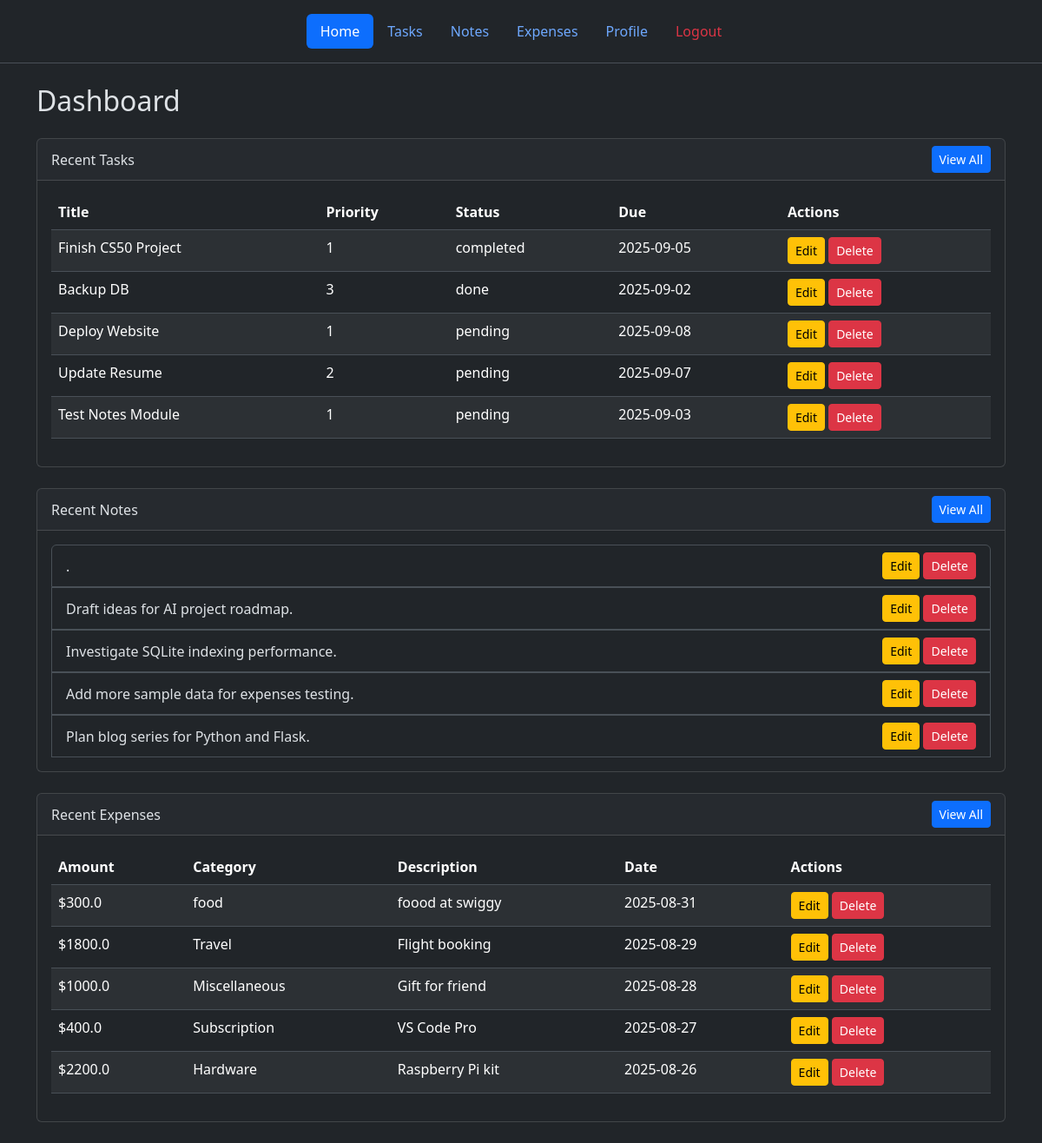
Before: /dashboard (signed in) with the older database file.
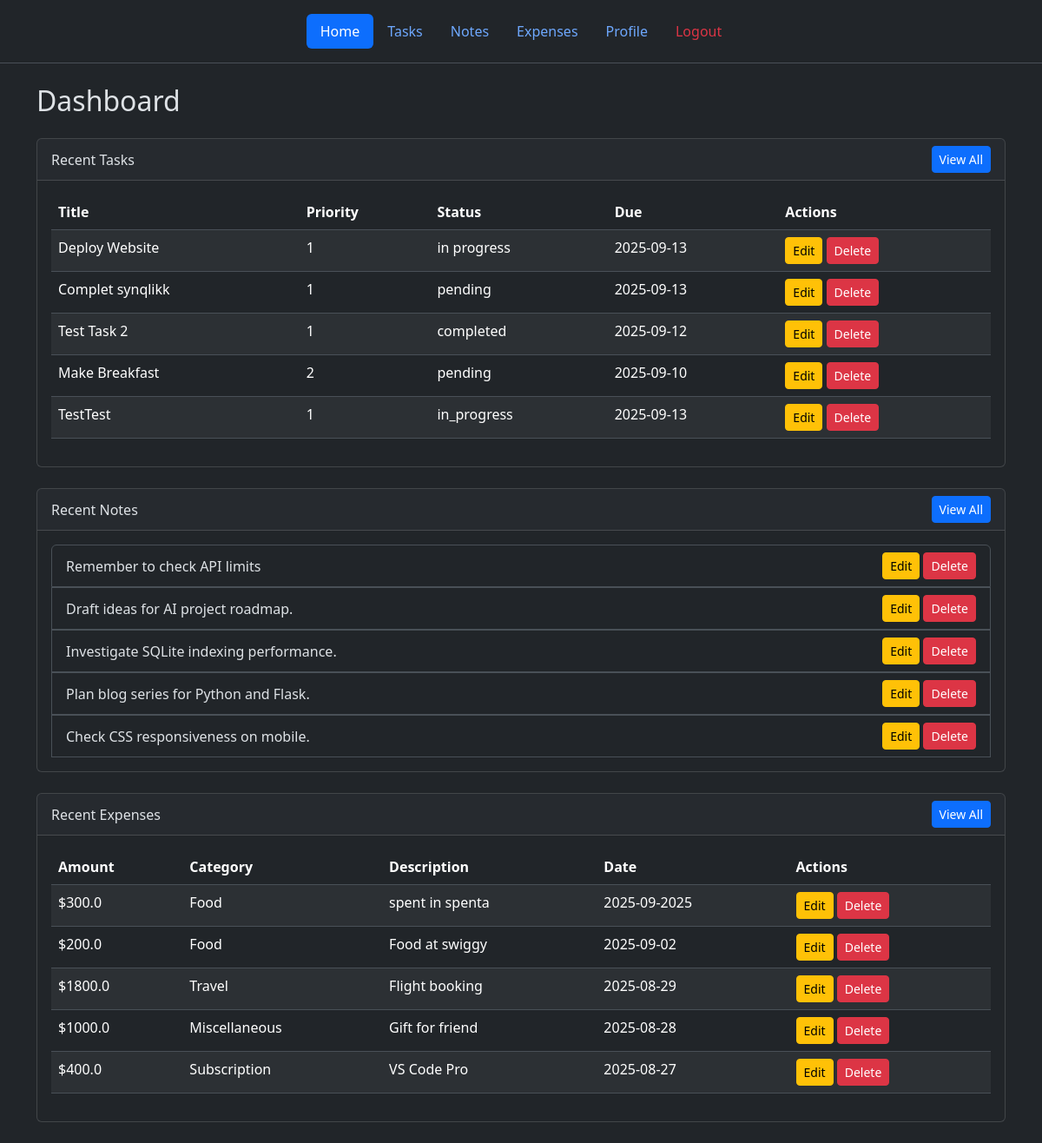
After: the same page with the newer database file.
### tables this page shows
CREATE TABLE tasks (
  id TEXT PRIMARY KEY,            -- UUID v4
  user_id TEXT NOT NULL,
  title TEXT NOT NULL,
  description TEXT,
  due_date TEXT,                  -- ISO 8601 Date or DateTime
  priority INTEGER DEFAULT 2,     -- 1=High, 2=Medium, 3=Low
  status TEXT DEFAULT 'pending',  -- 'pending' or 'done'
  is_deleted INTEGER DEFAULT 0,
  deleted_at TEXT,
  last_modified TEXT DEFAULT (strftime('%Y-%m-%dT%H:%M:%SZ','now')),
  synced INTEGER DEFAULT 0,       -- 0=not synced, 1=synced
  FOREIGN KEY(user_id) REFERENCES users(id)
);

CREATE TABLE notes (
  id TEXT PRIMARY KEY,            -- UUID v4
  user_id TEXT NOT NULL,
  content TEXT NOT NULL,
  is_deleted INTEGER DEFAULT 0,
  deleted_at TEXT,
  last_modified TEXT DEFAULT (strftime('%Y-%m-%dT%H:%M:%SZ','now')),
  synced INTEGER DEFAULT 0,
  FOREIGN KEY(user_id) REFERENCES users(id)
);

CREATE TABLE expenses (
  id TEXT PRIMARY KEY,            -- UUID v4
  user_id TEXT NOT NULL,
  amount REAL NOT NULL,
  category TEXT NOT NULL,
  description TEXT,
  date TEXT NOT NULL,             -- ISO 8601 Date YYYY-MM-DD
  is_deleted INTEGER DEFAULT 0,
  deleted_at TEXT,
  last_modified TEXT DEFAULT (strftime('%Y-%m-%dT%H:%M:%SZ','now')),
  synced INTEGER DEFAULT 0,
  FOREIGN KEY(user_id) REFERENCES users(id)
);

### web/routes.py (the view)
@main_bp.route("/dashboard")
@login_required
def dashboard():
    user_id = session["user_id"]
    db_path = current_app.config["DB_PATH"]
    tasks = get_tasks(db_path, user_id)
    notes = get_notes(db_path, user_id)
    expenses = get_expenses(db_path, user_id)
    return render_template("dashboard.html", tasks=tasks, notes=notes, expenses=expenses)

### web/models.py (called while the page is built)
def get_tasks(db_path, user_id, search_term=None, status=None, priority=None, due_date=None):
    query = "SELECT * FROM tasks WHERE user_id=? AND is_deleted=0"
    params = [user_id]
    if search_term:
        query += " AND (title LIKE ? OR description LIKE ?)"
        params.extend([f'%{search_term}%', f'%{search_term}%'])
    if status:
        query += " AND status = ?"
        params.append(status)
    if priority:
        query += " AND priority = ?"
        params.append(priority)
    if due_date:
        query += " AND due_date = ?"
        params.append(due_date)
    query += " ORDER BY last_modified DESC"
    with get_db_connection(db_path) as conn:
        return conn.execute(query, tuple(params)).fetchall()

def get_notes(db_path, user_id, search_term=None):
    query = "SELECT * FROM notes WHERE user_id=? AND is_deleted=0"
    params = [user_id]
    if search_term:
        query += " AND content LIKE ?"
        params.append(f'%{search_term}%')
    query += " ORDER BY last_modified DESC"
    with get_db_connection(db_path) as conn:
        return conn.execute(query, tuple(params)).fetchall()

### web/templates/dashboard.html (shortened to what this page needs)
{% extends "base.html" %}
{% block content %}
<div class="container mt-4">
  <h2 class="mb-4">Dashboard</h2>
  <div class="card mb-4">
    <div class="card-header d-flex justify-content-between align-items-center">
      <span>Recent Tasks</span>
      <a href="{{ url_for('main_bp.tasks_page') }}" class="btn btn-sm btn-primary">View All</a>
    </div>
    <div class="card-body">
      {% if tasks %}
      <table class="table table-striped table-hover">
        <thead>
          <tr>
            <th>Title</th>
            <th>Priority</th>
            <th>Status</th>
            <th>Due</th>
            <th>Actions</th>
          </tr>
        </thead>
        <tbody>
          {% for task in tasks[:5] %}
          <tr>
            <td>{{ task.title }}</td>
            <td>{{ task.priority }}</td>
            <td>{{ task.status }}</td>
            <td>{{ task.due_date }}</td>
            <td>
              <button class="btn btn-sm btn-warning" data-bs-toggle="modal" data-bs-target="#editTask{{ task.id }}">
                Edit
              </button>
              <form method="POST" action="{{ url_for('main_bp.remove_task', task_id=task.id) }}" class="d-inline">
                <button type="submit" class="btn btn-sm btn-danger">Delete</button>
              </form>
            </td>
          </tr>
          {% endfor %}
        </tbody>
      </table>
      {% else %}
      <p class="text-muted">No tasks yet.</p>
      {% endif %}
    </div>
  </div>
  <div class="card mb-4">
    <div class="card-header d-flex justify-content-between align-items-center">
      <span>Recent Notes</span>
      <a href="{{ url_for('main_bp.notes_page') }}" class="btn btn-sm btn-primary">View All</a>
    </div>
    <div class="card-body">
      {% if notes %}
      <ul class="list-group">
        {% for note in notes[:5] %}
        <li class="list-group-item d-flex justify-content-between align-items-center">
          {{ note.content }}
          <div>
            <button class="btn btn-sm btn-warning" data-bs-toggle="modal" data-bs-target="#editNote{{ note.id }}">
              Edit
            </button>
            <form method="POST" action="{{ url_for('main_bp.remove_note', note_id=note.id) }}" class="d-inline">
              <button type="submit" class="btn btn-sm btn-danger">Delete</button>
            </form>
          </div>
        </li>
        {% endfor %}
      </ul>
      {% else %}
      <p class="text-muted">No notes yet.</p>
      {% endif %}
    </div>
  </div>
  <div class="card mb-4">
    <div class="card-header d-flex justify-content-between align-items-center">
      <span>Recent Expenses</span>
      <a href="{{ url_for('main_bp.expenses_page') }}" class="btn btn-sm btn-primary">View All</a>
    </div>
    <div class="card-body">
      {% if expenses %}
      <table class="table table-striped table-hover">
        <thead>
          <tr>
            <th>Amount</th>
            <th>Category</th>
            <th>Description</th>
            <th>Date</th>
            <th>Actions</th>
          </tr>
        </thead>
        <tbody>
          {% for expense in expenses[:5] %}
          <tr>
            <td>${{ expense.amount }}</td>
            <td>{{ expense.category }}</td>
            <td>{{ expense.description }}</td>
            <td>{{ expense.date }}</td>
            <td>
              <button class="btn btn-sm btn-warning" data-bs-toggle="modal" data-bs-target="#editExpense{{ expense.id }}">
                Edit
              </button>
              <form method="POST" action="{{ url_for('main_bp.remove_expense', expense_id=expense.id) }}" class="d-inline">
                <button type="submit" class="btn btn-sm btn-danger">Delete</button>
              </form>
            </td>
          </tr>
          {% endfor %}
        </tbody>
      </table>
      {% else %}
      <p class="text-muted">No expenses yet.</p>
      {% endif %}
    </div>
  </div>
</div>
{% endblock %}

Changed rows visible on the page:
no longer on this page (row unchanged): tasks: title "Finish CS50 Project", priority "1", status "completed", due_date "2025-09-05"
no longer on this page (row unchanged): tasks: title "Backup DB", priority "3", status "done", due_date "2025-09-02"
no longer on this page (row unchanged): tasks: title "Update Resume", priority "2", status "pending", due_date "2025-09-07"
no longer on this page (row unchanged): tasks: title "Test Notes Module", priority "1", status "pending", due_date "2025-09-03"
no longer on this page (row edited): notes: content "."
no longer on this page (row edited): notes: content "Add more sample data for expenses testing."
no longer on this page (row unchanged): expenses: amount "2200.0", category "Hardware", description "Raspberry Pi kit", date "2025-08-26"
changed tasks "Deploy Website": status "pending" → "in progress"; due_date "2025-09-08" → "2025-09-13"
added tasks: title "Complet synqlikk", priority "1", status "pending", due_date "2025-09-13"
added tasks: title "Test Task 2", priority "1", status "completed", due_date "2025-09-12"
added tasks: title "Make Breakfast", priority "2", status "pending", due_date "2025-09-10"
added tasks: title "TestTest", priority "1", status "in_progress", due_date "2025-09-13"
now on this page (row edited): notes: content "Remember to check API limits"
now on this page (row unchanged): notes: content "Check CSS responsiveness on mobile."
added expenses: amount "300.0", category "Food", description "spent in spenta", date "2025-09-2025"
changed expenses: amount "300.0" → "200.0"; category "food" → "Food"; description "foood at swiggy" → "Food at swiggy"; date "2025-08-31" → "2025-09-02"
